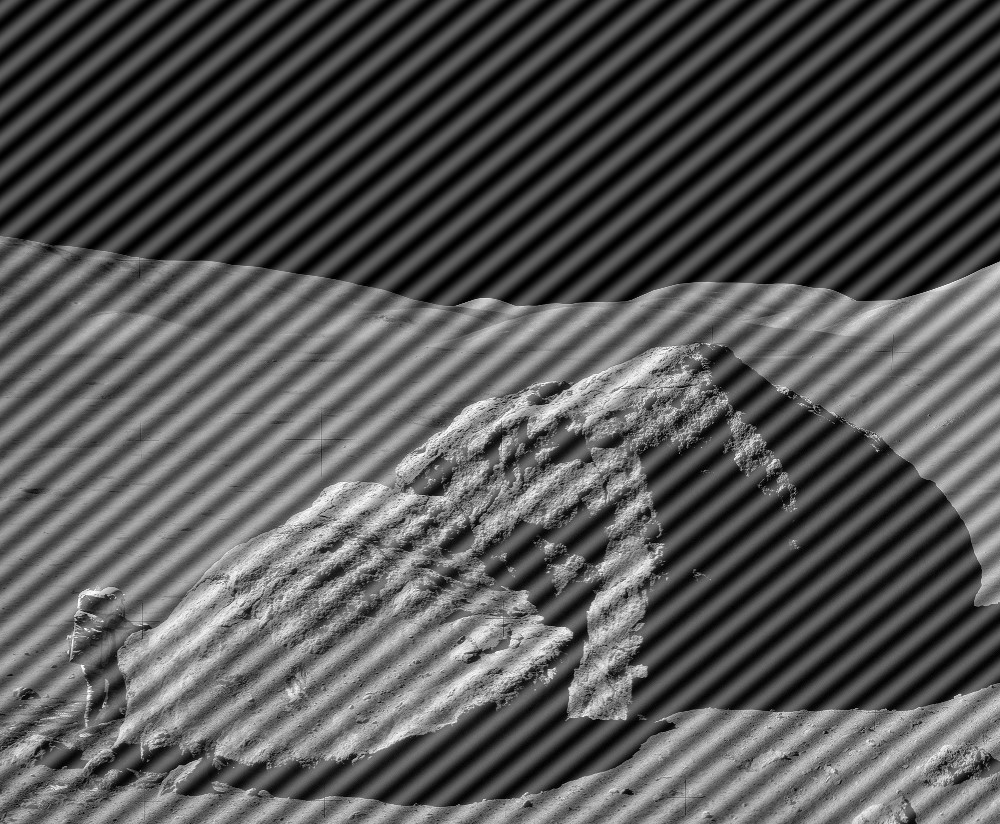
#> input picture Homeworks/HW2/HW2_DegradedImage.jpeg, 1000 x 824 px
$ jupyter execute --allow-errors Untitled.ipynb
#> lines starting #> are read from the running program, lines starting #| are printed output that depends on the picture; after the words box and inside, x2 and y2 are one past the last pixel; in counts of white or black regions, pixels touching at a corner belong together
[cell 1]
import numpy as np
from scipy.fft import fft2, ifft2, fftshift, ifftshift
import matplotlib.pyplot as plt
from skimage import io, morphology
from skimage.color import rgb2gray
from skimage.feature import peak_local_max
from skimage.morphology import (erosion, dilation, closing, opening,
                                area_closing, area_opening)
from skimage.util import img_as_uint

[cell 2]
img1 = io.imread('./HW2_DegradedImage.jpeg', as_gray=True)
#> img1 is the input picture: shape (824, 1000) float64; min 0, max 1, mean 0.34
plt.imshow(img1, cmap='gray')
print(img1.shape)
#| (824, 1000)
plt.show()

[cell 3]
# img1_fft = np.fft.fft2(img1_gray)
img1_fft = np.fft.fft2(img1)
img1_ffts = np.fft.fftshift(img1_fft)

plt.figure(figsize = (10,6))
plt.imshow(np.log(1 + np.abs(img1_ffts)), cmap = 'gray')
# plt.axis('off')
plt.show()
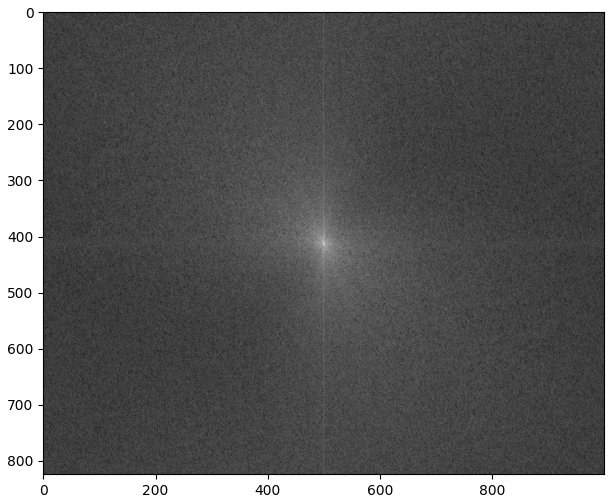
#> figure drawn by matplotlib, 1 panel

[cell 4]
#compute the magnitude spectrum and use logarithmic scaling
magnitude_spectrum = np.log(1 + np.abs(img1_ffts))
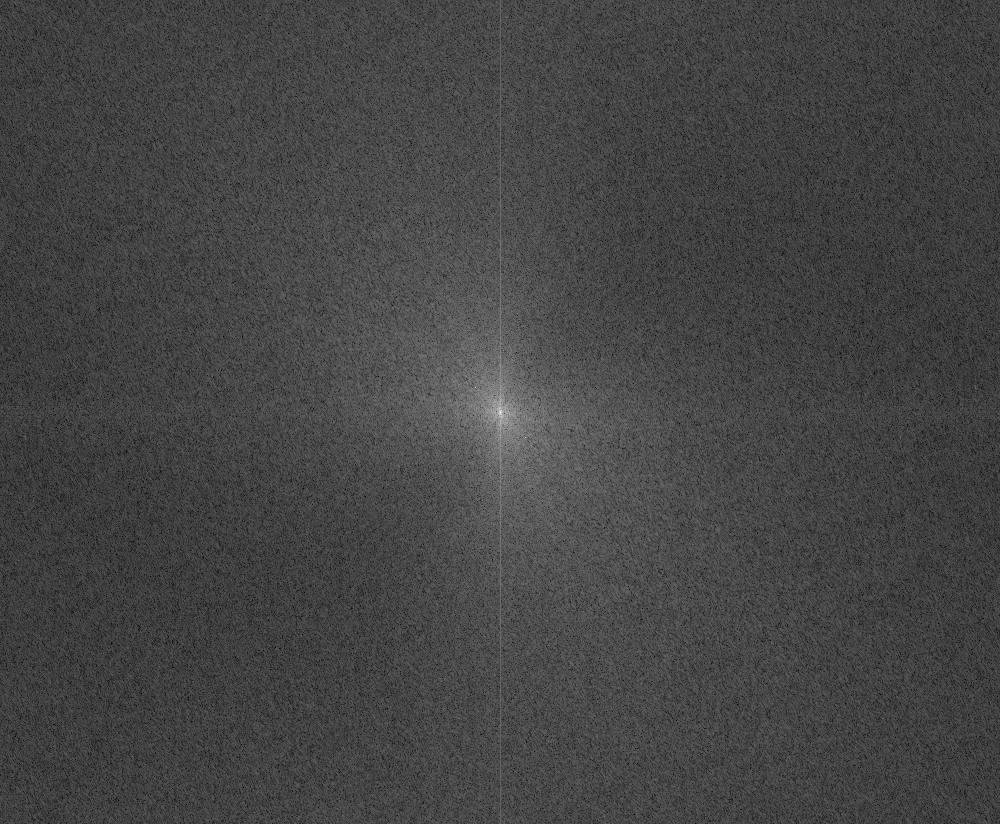
#> magnitude_spectrum: shape (824, 1000) float64; min 0.0693, max 12.54, mean 3.46; drawn with min black and max white

radius = 20  # Radius of the circle to mask
N, M = magnitude_spectrum.shape
#> N = 824; M = 1000
center_x, center_y = N // 2, M // 2
#> center_x = 412; center_y = 500
x, y = np.ogrid[:N, :M]
#> x = 824 values from 0 to 823
center_mask = (x - center_x) ** 2 + (y - center_y) ** 2 <= radius ** 2

magnitude_spectrum[center_mask] = 0
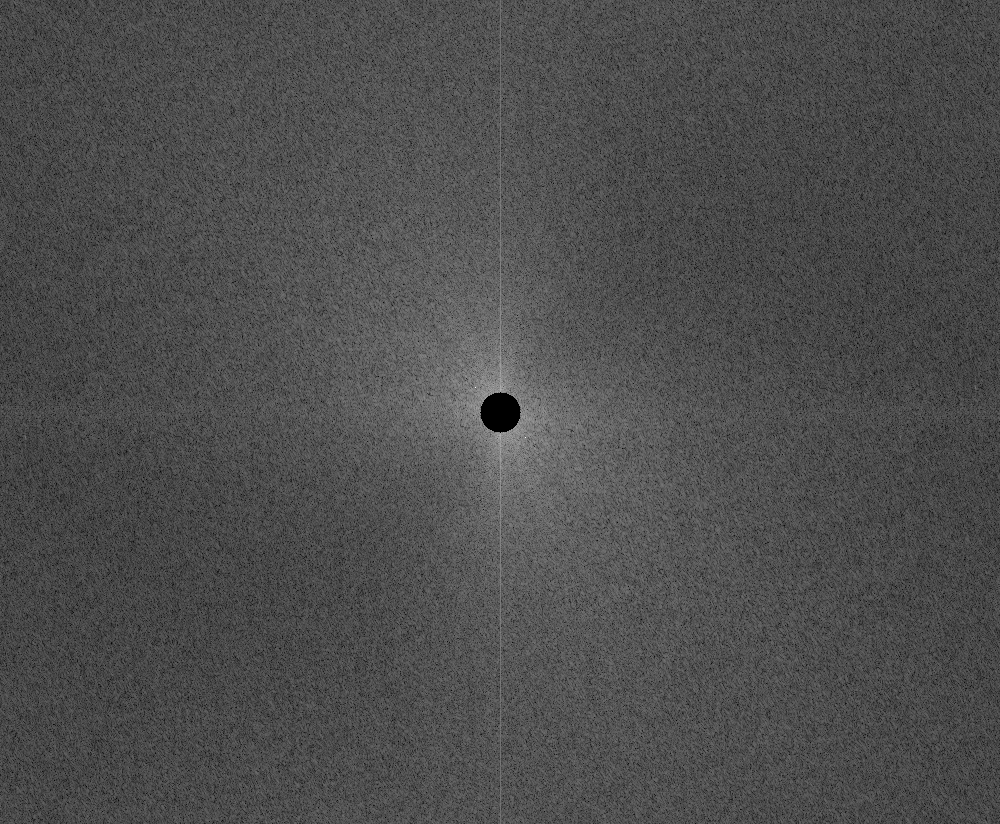
#> magnitude_spectrum: shape (824, 1000) float64; 0.15% of pixels changed, all inside (x1, y1, x2, y2) = (480, 392, 521, 433); drawn with min black and max white


# Detect local maxima
coordinates = peak_local_max(magnitude_spectrum, min_distance=20, threshold_abs=10 )
#> coordinates = [[387, 475], [437, 525]]

# Visualize the detected peaks on the magnitude spectrum
plt.figure(figsize=(10, 6))
plt.imshow(magnitude_spectrum, cmap='gray')
plt.scatter(coordinates[:, 1], coordinates[:, 0], color='red', s=10)# Plot detected peaks
# print(coordinates)
plt.title('Detected Peaks in Magnitude Spectrum')
plt.show()
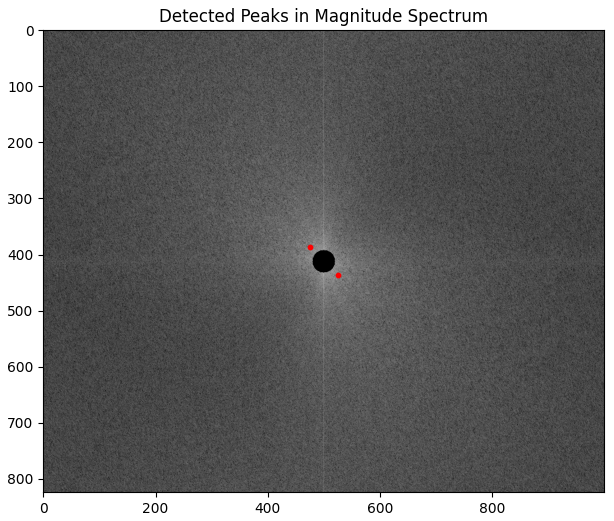
#> figure drawn by matplotlib, 1 panel

[cell 5]
# notch filter generation (need to understand)

N, M = img1_ffts.shape
x, y = np.meshgrid(np.arange(M), np.arange(N))


a1 = 0.008
a2 = 0.008

Z = np.ones_like(img1_ffts)

for x0, y0 in coordinates:
    Z *= 1 - np.exp(-a1*(x-y0)**2 - a2*(y-x0)**2)
#> this loop made 2 passes

print(Z.shape)
#| (824, 1000)

IMFs = img1_ffts*Z

IMFr = np.fft.ifftshift(IMFs)
imfr = np.fft.ifft2(IMFr)

plt.figure(figsize = (6,6))

plt.subplot(2,2,1)
plt.title('Original Image')
plt.imshow(img1, cmap = 'gray')
plt.axis('off')

plt.subplot(2,2,2)
plt.title('Filter in Freq')
plt.imshow(np.log(1+np.absolute(Z)), cmap = 'gray')
plt.axis('off')

plt.subplot(2,2,3)
plt.title('Filtered Image')
plt.imshow(np.real(imfr), cmap = 'gray')
plt.axis('off')

plt.subplot(2,2,4)
plt.title('Filtered FFT')
plt.imshow(np.log(1+np.absolute(IMFs)), cmap = 'gray')
plt.axis('off')

plt.show()
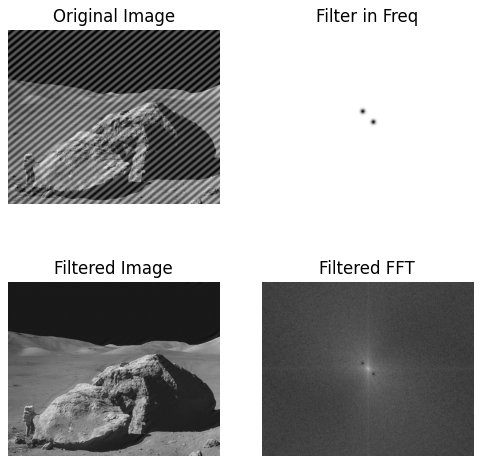
#> figure drawn by matplotlib, 4 panels

[cell 6]
plt.title('Final Filtered Image')
plt.imshow(np.real(imfr), cmap = 'gray')
plt.axis('off')
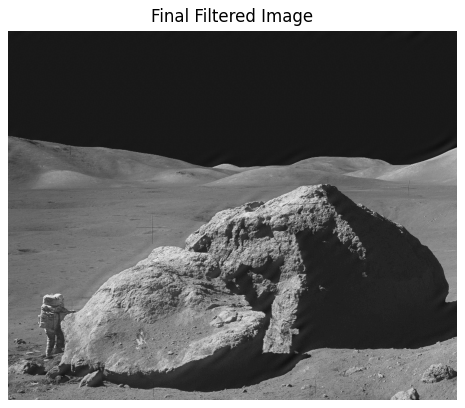
#> figure drawn by matplotlib, 1 panel

# Question 2

[cell 7]
img2 = io.imread('./HW2_Head.tif', as_gray=True)
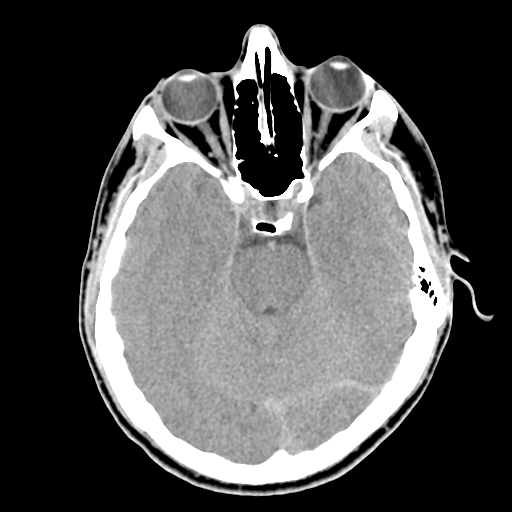
#> input picture Homeworks/HW2/HW2_Head.tif, 512 x 512 px
#> img2 is the input picture: shape (512, 512); min 0, max 255, mean 80.4
print(img2.shape)
#| (512, 512)
# [5 lines of commented-out code are left out]
plt.imshow(img2, cmap='gray')
plt.show()
